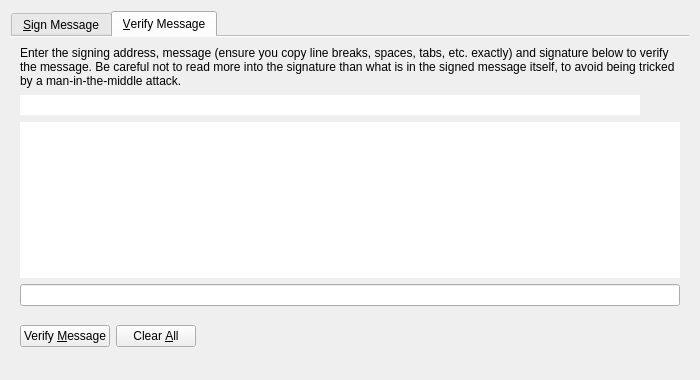
<?xml version="1.0" encoding="UTF-8"?>
<ui version="4.0">
 <class>SignVerifyMessageDialog</class>
 <widget class="QDialog" name="SignVerifyMessageDialog">
  <property name="geometry">
   <rect>
    <x>0</x>
    <y>0</y>
    <width>700</width>
    <height>380</height>
   </rect>
  </property>
  <property name="windowTitle">
   <string>Signatures - Sign / Verify a Message</string>
  </property>
  <property name="modal">
   <bool>true</bool>
  </property>
  <layout class="QVBoxLayout" name="verticalLayout">
   <item>
    <widget class="QTabWidget" name="tabWidget">
     <property name="currentIndex">
      <number>1</number>
     </property>
     <property name="documentMode">
      <bool>true</bool>
     </property>
     <widget class="QWidget" name="tabSignMessage">
      <attribute name="title">
       <string>&amp;Sign Message</string>
      </attribute>
      <layout class="QVBoxLayout" name="verticalLayout_SM">
       <item>
        <widget class="QLabel" name="infoLabel_SM">
         <property name="text">
          <string>You can sign messages with your addresses to prove you own them. Be careful not to sign anything vague, as phishing attacks may try to trick you into signing your identity over to them. Only sign fully-detailed statements you agree to.</string>
         </property>
         <property name="textFormat">
          <enum>Qt::PlainText</enum>
         </property>
         <property name="wordWrap">
          <bool>true</bool>
         </property>
        </widget>
       </item>
       <item>
        <layout class="QHBoxLayout" name="horizontalLayout_1_SM">
         <property name="spacing">
          <number>0</number>
         </property>
         <item>
          <widget class="QValidatedLineEdit" name="addressIn_SM">
           <property name="toolTip">
            <string>The address to sign the message with (e.g. 1NS17iag9jJgTHD1VXjvLCEnZuQ3rJDE9L)</string>
           </property>
           <property name="maxLength">
            <number>34</number>
           </property>
           <property name="frame">
            <bool>false</bool>
           </property>
          </widget>
         </item>
         <item>
          <widget class="QPushButton" name="addressBookButton_SM">
           <property name="toolTip">
            <string>Choose an address from the address book</string>
           </property>
           <property name="text">
            <string/>
           </property>
           <property name="icon">
            <iconset resource="../bitcoin.qrc">
             <normaloff>:/icons/address-book</normaloff>:/icons/address-book</iconset>
           </property>
           <property name="shortcut">
            <string>Alt+A</string>
           </property>
           <property name="autoDefault">
            <bool>false</bool>
           </property>
           <property name="default">
            <bool>false</bool>
           </property>
           <property name="flat">
            <bool>true</bool>
           </property>
          </widget>
         </item>
         <item>
          <widget class="QPushButton" name="pasteButton_SM">
           <property name="toolTip">
            <string>Paste address from clipboard</string>
           </property>
           <property name="text">
            <string/>
           </property>
           <property name="icon">
            <iconset resource="../bitcoin.qrc">
             <normaloff>:/icons/editpaste</normaloff>:/icons/editpaste</iconset>
           </property>
           <property name="shortcut">
            <string>Alt+P</string>
           </property>
           <property name="autoDefault">
            <bool>false</bool>
           </property>
           <property name="flat">
            <bool>true</bool>
           </property>
          </widget>
         </item>
        </layout>
       </item>
       <item>
        <widget class="QPlainTextEdit" name="messageIn_SM">
         <property name="toolTip">
          <string>Enter the message you want to sign here</string>
         </property>
        </widget>
       </item>
       <item>
        <widget class="QLabel" name="signatureLabel_SM">
         <property name="text">
          <string>Signature</string>
         </property>
         <property name="textFormat">
          <enum>Qt::PlainText</enum>
         </property>
        </widget>
       </item>
       <item>
        <layout class="QHBoxLayout" name="horizontalLayout_2_SM">
         <property name="spacing">
          <number>0</number>
         </property>
         <item>
          <widget class="QLineEdit" name="signatureOut_SM">
           <property name="font">
            <font>
             <italic>true</italic>
            </font>
           </property>
           <property name="frame">
            <bool>false</bool>
           </property>
           <property name="readOnly">
            <bool>true</bool>
           </property>
          </widget>
         </item>
         <item>
          <widget class="QPushButton" name="copySignatureButton_SM">
           <property name="toolTip">
            <string>Copy the current signature to the system clipboard</string>
           </property>
           <property name="text">
            <string/>
           </property>
           <property name="icon">
            <iconset resource="../bitcoin.qrc">
             <normaloff>:/icons/editcopy</normaloff>:/icons/editcopy</iconset>
           </property>
           <property name="autoDefault">
            <bool>false</bool>
           </property>
          </widget>
         </item>
        </layout>
       </item>
       <item>
        <layout class="QHBoxLayout" name="horizontalLayout_3_SM">
         <item>
          <widget class="QPushButton" name="signMessageButton_SM">
           <property name="toolTip">
            <string>Sign the message to prove you own this AtheistCoin address</string>
           </property>
           <property name="text">
            <string>Sign &amp;Message</string>
           </property>
           <property name="icon">
            <iconset resource="../bitcoin.qrc">
             <normaloff>:/icons/edit</normaloff>:/icons/edit</iconset>
           </property>
           <property name="autoDefault">
            <bool>false</bool>
           </property>
           <property name="flat">
            <bool>true</bool>
           </property>
          </widget>
         </item>
         <item>
          <widget class="QPushButton" name="clearButton_SM">
           <property name="toolTip">
            <string>Reset all sign message fields</string>
           </property>
           <property name="text">
            <string>Clear &amp;All</string>
           </property>
           <property name="icon">
            <iconset resource="../bitcoin.qrc">
             <normaloff>:/icons/remove</normaloff>:/icons/remove</iconset>
           </property>
           <property name="autoDefault">
            <bool>false</bool>
           </property>
           <property name="flat">
            <bool>true</bool>
           </property>
          </widget>
         </item>
         <item>
          <spacer name="horizontalSpacer_1_SM">
           <property name="orientation">
            <enum>Qt::Horizontal</enum>
           </property>
           <property name="sizeHint" stdset="0">
            <size>
             <width>40</width>
             <height>48</height>
            </size>
           </property>
          </spacer>
         </item>
         <item>
          <widget class="QLabel" name="statusLabel_SM">
           <property name="font">
            <font>
             <weight>75</weight>
             <bold>true</bold>
            </font>
           </property>
           <property name="text">
            <string/>
           </property>
           <property name="wordWrap">
            <bool>true</bool>
           </property>
          </widget>
         </item>
         <item>
          <spacer name="horizontalSpacer_2_SM">
           <property name="orientation">
            <enum>Qt::Horizontal</enum>
           </property>
           <property name="sizeHint" stdset="0">
            <size>
             <width>40</width>
             <height>48</height>
            </size>
           </property>
          </spacer>
         </item>
        </layout>
       </item>
      </layout>
     </widget>
     <widget class="QWidget" name="tabVerifyMessage">
      <attribute name="title">
       <string>&amp;Verify Message</string>
      </attribute>
      <layout class="QVBoxLayout" name="verticalLayout_VM">
       <item>
        <widget class="QLabel" name="infoLabel_VM">
         <property name="text">
          <string>Enter the signing address, message (ensure you copy line breaks, spaces, tabs, etc. exactly) and signature below to verify the message. Be careful not to read more into the signature than what is in the signed message itself, to avoid being tricked by a man-in-the-middle attack.</string>
         </property>
         <property name="textFormat">
          <enum>Qt::PlainText</enum>
         </property>
         <property name="alignment">
          <set>Qt::AlignLeading|Qt::AlignLeft|Qt::AlignTop</set>
         </property>
         <property name="wordWrap">
          <bool>true</bool>
         </property>
        </widget>
       </item>
       <item>
        <layout class="QHBoxLayout" name="horizontalLayout_1_VM">
         <property name="spacing">
          <number>0</number>
         </property>
         <item>
          <widget class="QValidatedLineEdit" name="addressIn_VM">
           <property name="toolTip">
            <string>The address the message was signed with (e.g. 1NS17iag9jJgTHD1VXjvLCEnZuQ3rJDE9L)</string>
           </property>
           <property name="maxLength">
            <number>34</number>
           </property>
           <property name="frame">
            <bool>false</bool>
           </property>
          </widget>
         </item>
         <item>
          <widget class="QPushButton" name="addressBookButton_VM">
           <property name="toolTip">
            <string>Choose an address from the address book</string>
           </property>
           <property name="text">
            <string/>
           </property>
           <property name="icon">
            <iconset resource="../bitcoin.qrc">
             <normaloff>:/icons/address-book</normaloff>:/icons/address-book</iconset>
           </property>
           <property name="shortcut">
            <string>Alt+A</string>
           </property>
           <property name="autoDefault">
            <bool>false</bool>
           </property>
           <property name="flat">
            <bool>true</bool>
           </property>
          </widget>
         </item>
        </layout>
       </item>
       <item>
        <widget class="QPlainTextEdit" name="messageIn_VM">
         <property name="frameShape">
          <enum>QFrame::NoFrame</enum>
         </property>
         <property name="frameShadow">
          <enum>QFrame::Plain</enum>
         </property>
        </widget>
       </item>
       <item>
        <widget class="QValidatedLineEdit" name="signatureIn_VM"/>
       </item>
       <item>
        <layout class="QHBoxLayout" name="horizontalLayout_2_VM">
         <item>
          <widget class="QPushButton" name="verifyMessageButton_VM">
           <property name="toolTip">
            <string>Verify the message to ensure it was signed with the specified AtheistCoin address</string>
           </property>
           <property name="text">
            <string>Verify &amp;Message</string>
           </property>
           <property name="icon">
            <iconset resource="../bitcoin.qrc">
             <normaloff>:/icons/transaction_0</normaloff>:/icons/transaction_0</iconset>
           </property>
           <property name="autoDefault">
            <bool>false</bool>
           </property>
          </widget>
         </item>
         <item>
          <widget class="QPushButton" name="clearButton_VM">
           <property name="toolTip">
            <string>Reset all verify message fields</string>
           </property>
           <property name="text">
            <string>Clear &amp;All</string>
           </property>
           <property name="icon">
            <iconset resource="../bitcoin.qrc">
             <normaloff>:/icons/remove</normaloff>:/icons/remove</iconset>
           </property>
           <property name="autoDefault">
            <bool>false</bool>
           </property>
          </widget>
         </item>
         <item>
          <spacer name="horizontalSpacer_1_VM">
           <property name="orientation">
            <enum>Qt::Horizontal</enum>
           </property>
           <property name="sizeHint" stdset="0">
            <size>
             <width>40</width>
             <height>48</height>
            </size>
           </property>
          </spacer>
         </item>
         <item>
          <widget class="QLabel" name="statusLabel_VM">
           <property name="font">
            <font>
             <weight>75</weight>
             <bold>true</bold>
            </font>
           </property>
           <property name="text">
            <string/>
           </property>
           <property name="wordWrap">
            <bool>true</bool>
           </property>
          </widget>
         </item>
         <item>
          <spacer name="horizontalSpacer_2_VM">
           <property name="orientation">
            <enum>Qt::Horizontal</enum>
           </property>
           <property name="sizeHint" stdset="0">
            <size>
             <width>40</width>
             <height>48</height>
            </size>
           </property>
          </spacer>
         </item>
        </layout>
       </item>
      </layout>
     </widget>
    </widget>
   </item>
  </layout>
 </widget>
 <customwidgets>
  <customwidget>
   <class>QValidatedLineEdit</class>
   <extends>QLineEdit</extends>
   <header>qvalidatedlineedit.h</header>
  </customwidget>
 </customwidgets>
 <resources>
  <include location="../bitcoin.qrc"/>
 </resources>
 <connections/>
</ui>
